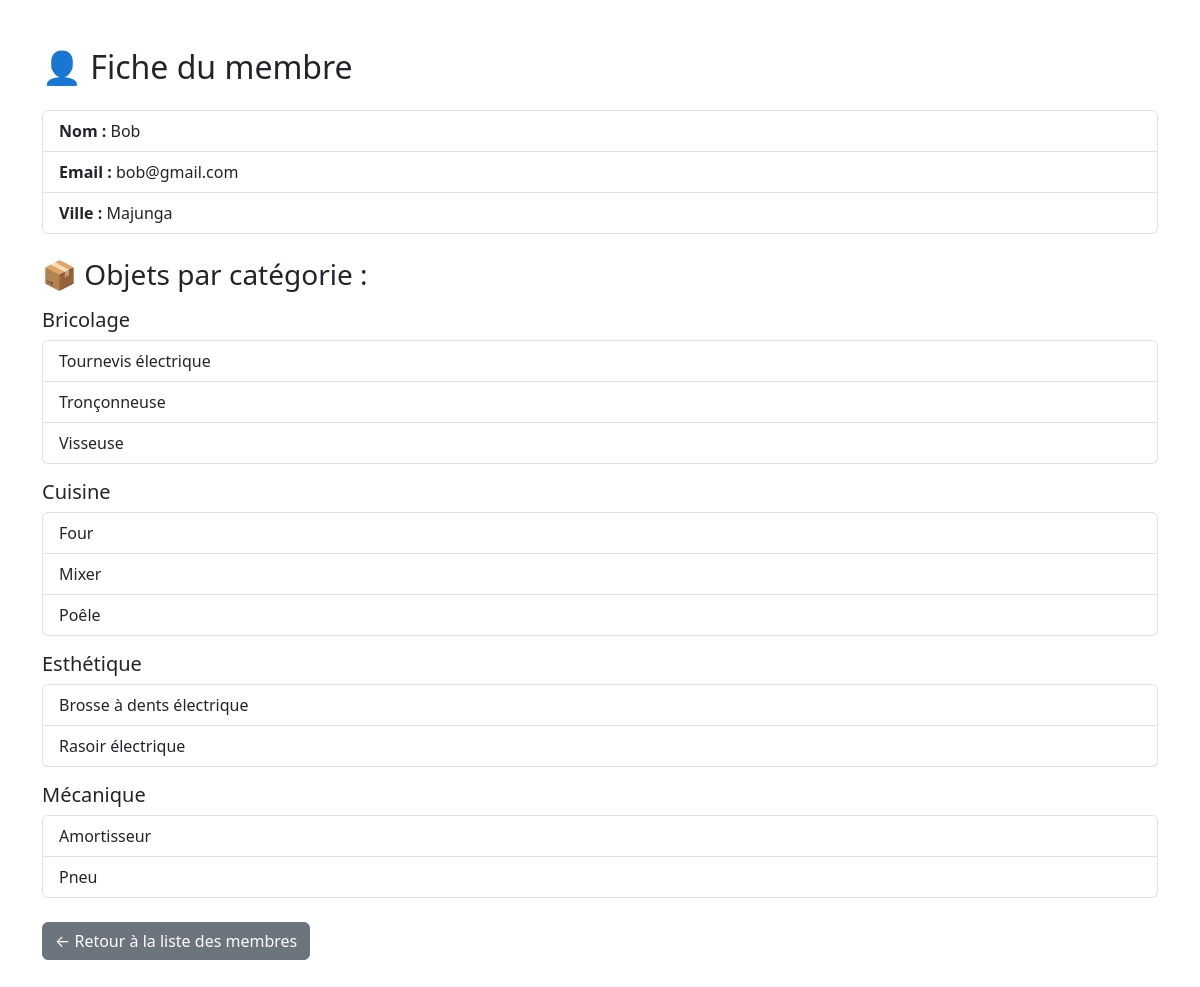
/pages/fiche_membre.php?id=2, run on the app's committed database.
### tables this page shows
CREATE TABLE membre (
    id_membre INT AUTO_INCREMENT PRIMARY KEY,
    nom VARCHAR(100),
    date_naissance DATE,
    genre CHAR(1),
    email VARCHAR(100) UNIQUE,
    ville VARCHAR(100),
    mdp VARCHAR(100),
    image VARCHAR(255)
);

### inc/fonction.php (called while the page is built, shortened)
<?php
function get_membre_by_id($id) {
    $id = intval($id);
    $conn = dbconnect();
    $sql = "SELECT * FROM membre WHERE id_membre = $id";
    $res = mysqli_query($conn, $sql);
    return mysqli_fetch_assoc($res);
}
function get_objets_par_membre_regroupes($id_membre) {
    $id = intval($id_membre);
    $conn = dbconnect();
    $sql = "SELECT c.nom_categorie, o.nom_objet
            FROM objet o
            JOIN categorie_objet c ON o.id_categorie = c.id_categorie
            WHERE o.id_membre = $id
            ORDER BY c.nom_categorie, o.nom_objet";
    $res = mysqli_query($conn, $sql);
    $groupes = [];
    while ($row = mysqli_fetch_assoc($res)) {
        $cat = $row['nom_categorie'];
        $groupes[$cat][] = $row['nom_objet'];
    }
    return $groupes;
}

### pages/fiche_membre.php (the view, shortened to what this page needs)
<?php
require('../inc/fonction.php');
$id = $_GET['id'] ?? null;
$membre = get_membre_by_id($id);
$objets = get_objets_par_membre_regroupes($id);
?>
<!DOCTYPE html>
<html lang="fr">
<head>
    <link href="../bootstrap/css/bootstrap.min.css" rel="stylesheet">
</head>
<body class="container py-5">
<h2 class="mb-4">👤 Fiche du membre</h2>
<?php if ($membre): ?>
    <ul class="list-group mb-4">
        <li class="list-group-item"><strong>Nom :</strong> <?= htmlspecialchars($membre['nom']) ?></li>
        <li class="list-group-item"><strong>Email :</strong> <?= htmlspecialchars($membre['email']) ?></li>
        <li class="list-group-item"><strong>Ville :</strong> <?= htmlspecialchars($membre['ville']) ?></li>
    </ul>
    <h3 class="mb-3">📦 Objets par catégorie :</h3>
    <?php if (!empty($objets)): ?>
        <?php foreach ($objets as $categorie => $liste): ?>
            <h5 class="mt-3"><?= htmlspecialchars($categorie) ?></h5>
            <ul class="list-group">
                <?php foreach ($liste as $objet): ?>
                    <li class="list-group-item"><?= htmlspecialchars($objet) ?></li>
                <?php endforeach; ?>
            </ul>
        <?php endforeach; ?>
    <?php else: ?>
        <p class="text-muted">Aucun objet trouvé pour ce membre.</p>
    <?php endif; ?>
<?php else: ?>
    <div class="alert alert-danger">Membre introuvable.</div>
<?php endif; ?>
<a href="liste_membres.php" class="btn btn-secondary mt-4">← Retour à la liste des membres</a>
</body>
</html>

### data on the page
membre: nom "Bob", email "bob@gmail.com", ville "Majunga"

### other printed values
$categorie "Bricolage"
$objet "Tournevis électrique"
$objet "Tronçonneuse"
$objet "Visseuse"
$categorie "Cuisine"
$objet "Four"
$objet "Mixer"
$objet "Poêle"
$categorie "Esthétique"
$objet "Brosse à dents électrique"
$objet "Rasoir électrique"
$categorie "Mécanique"
$objet "Amortisseur"
$objet "Pneu"
